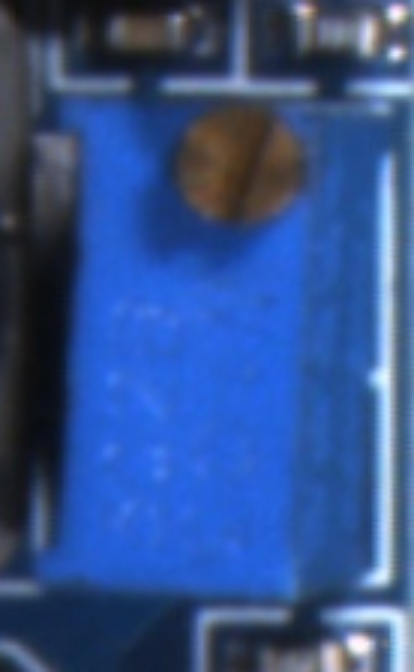
#> input picture pot_region.png, 414 x 672 px, given in place of ., which was not available
$ python segment_board.py --images .
#> lines starting #> are read from the running program, lines starting #| are printed output that depends on the picture; after the words box and inside, x2 and y2 are one past the last pixel; in counts of white or black regions, pixels touching at a corner belong together; pictures that were not available may be replaced by others from this repository, and a replacement may not be noted
#coding=utf-8
"""Tu dong tach board (module) ra khoi nen bang OpenCV, va danh gia tren nhieu anh.

Y tuong:
  1. HSV -> lam noi vung board. Board la PCB mau xanh duong -> nguong theo Hue/Sat.
     (du phong: neu mask xanh qua nho, fallback sang tach theo do tuong phan/canh.)
  2. Morphology (close+open) lam sach mask.
  3. Lay contour lon nhat -> minAreaRect (board nghieng) + bounding box.
  4. Xuat: overlay (ve rect), mask, anh board da cat & xoay thang (deskew).
  5. Danh gia: in bbox, goc, dien tich, ti le lap day (fill = area/bbox_area) cho moi
     anh + do on dinh giua cac anh.

Chay:
    fpm_core\\.venv\\Scripts\\python.exe segment_board.py
    fpm_core\\.venv\\Scripts\\python.exe segment_board.py --images mindvision_python/snap_000.jpg ...
"""
import os
import glob
import argparse

import cv2
import numpy as np

HERE = os.path.dirname(os.path.abspath(__file__))
OUT_DIR = os.path.join(HERE, "seg_out")


# Nguong HSV tach board (chinh duoc tu HSV tuner). board PCB xanh duong.
HSV_LO = [90, 60, 40]
HSV_HI = [140, 255, 255]


# [5 lines left out: function set_hsv, not called in this run]


def hsv_mask(bgr, lo=None, hi=None):
    """Chi tra ve mask inRange theo HSV (cho HSV tuner xem truc tiep)."""
    hsv = cv2.cvtColor(bgr, cv2.COLOR_BGR2HSV)
    blur = cv2.GaussianBlur(hsv, (5, 5), 0)
    lo = np.array(HSV_LO if lo is None else lo, np.uint8)
    hi = np.array(HSV_HI if hi is None else hi, np.uint8)
    return cv2.inRange(blur, lo, hi)


def board_mask(bgr):
    """Tra ve mask nhi phan vung board + phuong phap da dung."""
    mask = hsv_mask(bgr)

    # close manh de noi cac mang xanh bi linh kien cat vun thanh ca module
    k_big = cv2.getStructuringElement(cv2.MORPH_ELLIPSE, (25, 25))
    k = cv2.getStructuringElement(cv2.MORPH_ELLIPSE, (7, 7))
    mask = cv2.morphologyEx(mask, cv2.MORPH_CLOSE, k_big, iterations=2)
    mask = cv2.morphologyEx(mask, cv2.MORPH_OPEN, k, iterations=1)

    method = "blue-hsv"
    if cv2.countNonZero(mask) < 0.005 * mask.size:
        # fallback: tach theo canh/Otsu tren anh xam (khi mau khong ro)
        gray = cv2.cvtColor(bgr, cv2.COLOR_BGR2GRAY)
        _, mask = cv2.threshold(cv2.GaussianBlur(gray, (5, 5), 0), 0, 255,
                                cv2.THRESH_BINARY + cv2.THRESH_OTSU)
        mask = cv2.morphologyEx(mask, cv2.MORPH_CLOSE, k, iterations=3)
        method = "otsu-fallback"
    return mask, method


def board_hull(mask):
    """Gop tat ca mang lon thanh convex hull -> bao tron ca module (ke ca linh kien)."""
    cnts, _ = cv2.findContours(mask, cv2.RETR_EXTERNAL, cv2.CHAIN_APPROX_SIMPLE)
    if not cnts:
        return None
    biggest = max(cv2.contourArea(c) for c in cnts)
    keep = [c for c in cnts if cv2.contourArea(c) > 0.15 * biggest]
    pts = np.vstack(keep)
    return cv2.convexHull(pts)


# [34 lines left out: functions board_bbox, board_rect, not called in this run]


# Kich thuoc board chuan (canonical) - teach va detect deu nan board ve kich thuoc nay
CANON_W = 360
CANON_H = 720


# [12 lines left out: function normalize_board, not called in this run]


def deskew_crop(bgr, rect):
    """Cat va xoay vung board thang dung tu minAreaRect."""
    (cx, cy), (w, h), ang = rect
    w, h = int(round(w)), int(round(h))
    if w == 0 or h == 0:
        return None
    box = cv2.boxPoints(rect).astype("float32")
    dst = np.array([[0, h - 1], [0, 0], [w - 1, 0], [w - 1, h - 1]], dtype="float32")
    M = cv2.getPerspectiveTransform(box, dst)
    crop = cv2.warpPerspective(bgr, M, (w, h))
    if crop.shape[0] < crop.shape[1]:        # cho board luon dung doc
        crop = cv2.rotate(crop, cv2.ROTATE_90_CLOCKWISE)
    return crop


def process(path):
    bgr = cv2.imread(path)
    if bgr is None:
        return None
    H, W = bgr.shape[:2]
    mask, method = board_mask(bgr)
    cnt = board_hull(mask)
    if cnt is None:
        return {"path": path, "ok": False, "method": method}

    area = cv2.contourArea(cnt)
    x, y, bw, bh = cv2.boundingRect(cnt)
    rect = cv2.minAreaRect(cnt)
    (rw, rh) = rect[1]
    rect_area = max(rw * rh, 1)
    fill = area / rect_area

    # overlay
    vis = bgr.copy()
    cv2.drawContours(vis, [cv2.boxPoints(rect).astype(int)], -1, (0, 0, 255), 4)
    cv2.rectangle(vis, (x, y), (x + bw, y + bh), (0, 255, 0), 2)
    cv2.putText(vis, f"{method} fill={fill:.2f}", (x, max(30, y - 10)),
                cv2.FONT_HERSHEY_SIMPLEX, 1.0, (0, 255, 255), 2)

    crop = deskew_crop(bgr, rect)

    os.makedirs(OUT_DIR, exist_ok=True)
    stem = os.path.splitext(os.path.basename(path))[0]
    cv2.imwrite(os.path.join(OUT_DIR, f"{stem}_overlay.png"), vis)
    cv2.imwrite(os.path.join(OUT_DIR, f"{stem}_mask.png"), mask)
    if crop is not None:
        cv2.imwrite(os.path.join(OUT_DIR, f"{stem}_board.png"), crop)

    return {
        "path": path, "ok": True, "method": method,
        "img": (W, H), "bbox": (x, y, bw, bh),
        "angle": round(rect[2], 1), "area": int(area),
        "area_ratio": round(area / (W * H), 4), "fill": round(fill, 3),
        "board_size": None if crop is None else (crop.shape[1], crop.shape[0]),
    }


def main():
    ap = argparse.ArgumentParser()
    ap.add_argument("--images", nargs="*", default=None)
    args = ap.parse_args()

    imgs = args.images or sorted(glob.glob(os.path.join(HERE, "mindvision_python", "snap_*.jpg")))
    if not imgs:
        print("Khong tim thay anh."); return

    print(f"Danh gia tach board tren {len(imgs)} anh -> {os.path.relpath(OUT_DIR, HERE)}/\n")
    rows = []
    for p in imgs:
        r = process(p)
#> in process, bgr is the input picture: shape (672, 414, 3); mean B, G, R 141.1, 82.2, 51.5
#> in hsv_mask, `hsv = cv2.cvtColor(bgr, cv2.COLOR_BGR2HSV)`: hsv: shape (672, 414, 3); mean H, S, V 105, 147.8, 142.4
#> in hsv_mask, `blur = cv2.GaussianBlur(hsv, (5, 5), 0)`: blur: shape (672, 414, 3); mean H, S, V 105, 147.8, 142.4
#> in hsv_mask, `return cv2.inRange(blur, lo, hi)`:
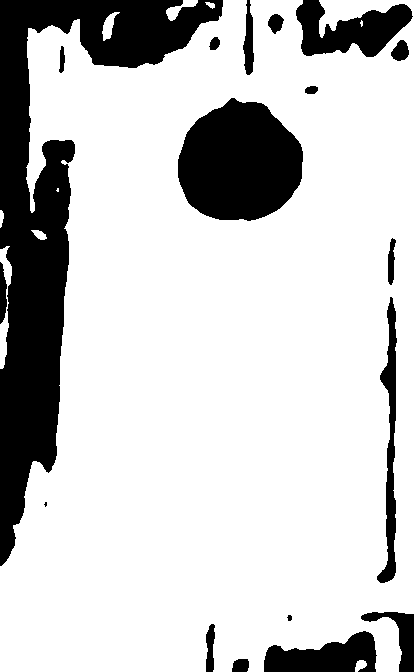
#> returned value: shape (672, 414); 79.2% white; 18 black regions (1 under 20 px), largest, box (x1, y1, x2, y2) and area: (0, 0, 223, 566) 33340, (178, 98, 303, 221) 11682, (296, 0, 413, 57) 3850
#> in board_mask, `mask = cv2.morphologyEx(mask, cv2.MORPH_CLOSE, k_big, iterations=2)`:
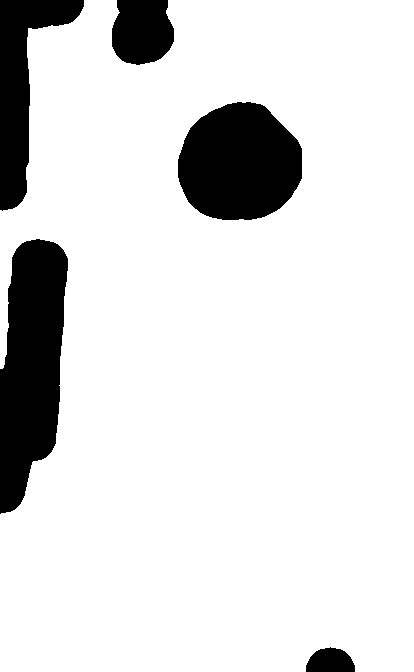
#> mask: shape (672, 414); 86.9% white; 5 black regions, box (x1, y1, x2, y2) and area: (0, 239, 68, 514) 13487, (178, 102, 302, 220) 11542, (0, 0, 84, 211) 7154, (112, 0, 174, 65) 3380, (306, 647, 355, 672) 957
#> in board_mask, `mask = cv2.morphologyEx(mask, cv2.MORPH_OPEN, k, iterations=1)`: mask: shape (672, 414); 86.9% white; 5 black regions
#> in process, `mask, method = board_mask(bgr)`: method = 'blue-hsv'
#> in board_hull, `cnts, _ = cv2.findContours(mask, cv2.RETR_EXTERNAL, cv2.CHAIN_APPROX_S..`: cnts = 1 contour; box (x1, y1, x2, y2) and area: (0, 0, 414, 672) 251933
#> in board_hull, `biggest = max(cv2.contourArea(c) for c in cnts)`: biggest = 251933
#> in board_hull, `keep = [c for c in cnts if cv2.contourArea(c) > 0.15 * biggest]`: keep has the same summary as cnts
#> in board_hull, `pts = np.vstack(keep)`: pts = contour of 328 points, box (x1, y1, x2, y2) (0, 0, 414, 672), area 251933
#> in process, `cnt = board_hull(mask)`: cnt = [[413, 0], [413, 671], [0, 671], [0, 210], [28, 30], [29, 29], [84, 0]]
#> in process, `area = cv2.contourArea(cnt)`: area = 272936
#> in process, `x, y, bw, bh = cv2.boundingRect(cnt)`: x = 0; bw = 414; bh = 672
#> in process, `rect = cv2.minAreaRect(cnt)`: rect = ((206.5, 335.5), (671, 413), -90)
#> in process, `(rw, rh) = rect[1]`: rw = 671; rh = 413
#> in process, `rect_area = max(rw * rh, 1)`: rect_area = 277123
#> in process, `fill = area / rect_area`: fill = 0.985
#> in process, `cv2.putText(vis, f"{method} fill={fill:.2f}", (x, max(30, y - 10)), cv..`:
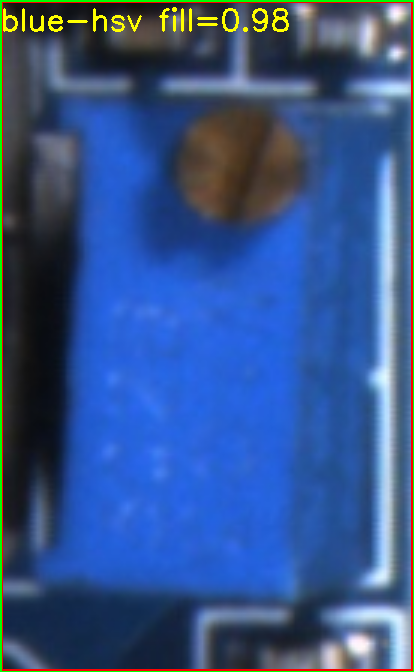
#> vis: shape (672, 414, 3); mean B, G, R 138.2, 84.6, 54.2
#> in deskew_crop, `(cx, cy), (w, h), ang = rect`: cx = 206.5; cy = 335.5; w = 671; h = 413; ang = -90
#> in deskew_crop, `box = cv2.boxPoints(rect).astype("float32")`: box = [[413, 671], [-2.05e-14, 671], [0, 0], [413, 0]]
#> in deskew_crop, `dst = np.array([[0, h - 1], [0, 0], [w - 1, 0], [w - 1, h - 1]], dtype..`: dst = [[0, 412], [0, 0], [670, 0], [670, 412]]
#> in deskew_crop, `M = cv2.getPerspectiveTransform(box, dst)`: M = [[0, -0.999, 670], [0.998, 3.05e-17, 0], [0, 7.41e-20, 1]]
#> in deskew_crop, `crop = cv2.warpPerspective(bgr, M, (w, h))`:
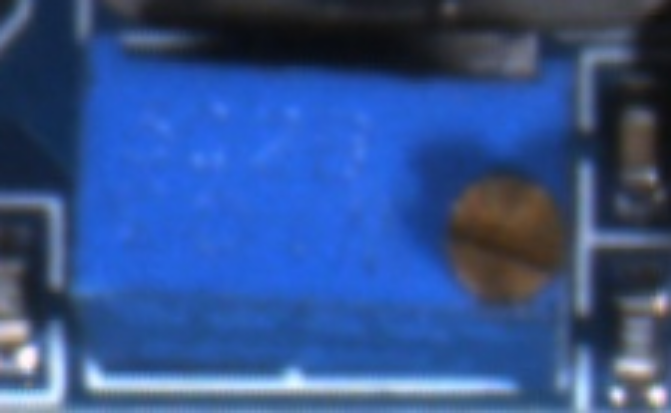
#> crop: shape (413, 671, 3); mean B, G, R 141.1, 82.2, 51.5
#> in deskew_crop, `crop = cv2.rotate(crop, cv2.ROTATE_90_CLOCKWISE)`:
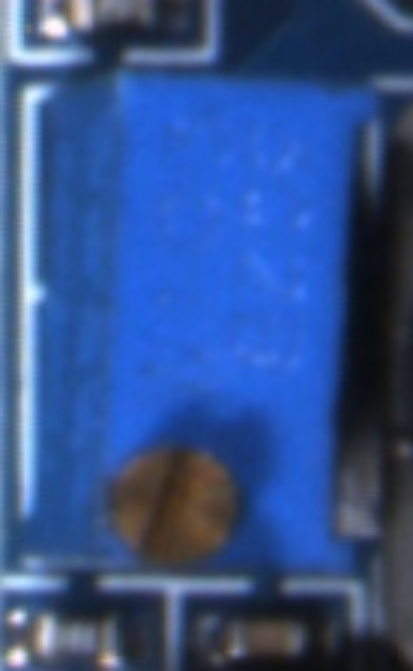
#> crop: shape (671, 413, 3); mean B, G, R 141.1, 82.2, 51.5
#> r = 10 items
        rows.append(r)
        if not r or not r.get("ok"):
            print(f"  {os.path.basename(p):16} FAIL ({r and r.get('method')})")
            continue
        print(f"  {os.path.basename(p):16} {r['method']:14} bbox={r['bbox']} "
              f"angle={r['angle']:>5} area%={r['area_ratio']*100:4.1f} fill={r['fill']:.2f} "
              f"board={r['board_size']}")
#|   .                blue-hsv       bbox=(0, 0, 414, 672) angle=-90.0 area%=98.1 fill=0.98 board=(413, 671)

    # do on dinh giua cac anh (bbox center + area)
    ok = [r for r in rows if r and r.get("ok")]
#> ok = 1 item
    if len(ok) >= 2:
        cxs = [r["bbox"][0] + r["bbox"][2] / 2 for r in ok]
        cys = [r["bbox"][1] + r["bbox"][3] / 2 for r in ok]
        ars = [r["area_ratio"] for r in ok]
        print("\nDanh gia on dinh (std nho = on dinh):")
        print(f"  center_x: mean={np.mean(cxs):.0f} std={np.std(cxs):.0f}")
        print(f"  center_y: mean={np.mean(cys):.0f} std={np.std(cys):.0f}")
        print(f"  area%   : mean={np.mean(ars)*100:.1f} std={np.std(ars)*100:.2f}")
    print("\nXong. Xem overlay/mask/board trong", os.path.relpath(OUT_DIR, HERE) + "/")


if __name__ == "__main__":
    main()
